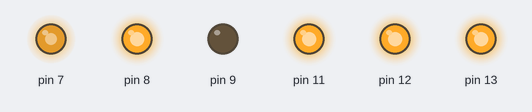
The sketch below on a simulated Arduino Mega 2560, built with avr-gcc and run on an emulated ATmega2560. Shown: output pins drawn as LEDs (lit = HIGH). What the sketch prints to the serial monitor is not drawn.

Above: at 0.1 s.
At 1.6 s:
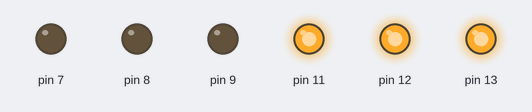
At 2.6 s:
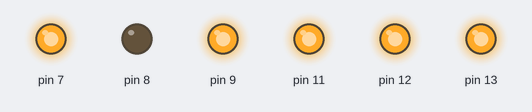
At 12.6 s:
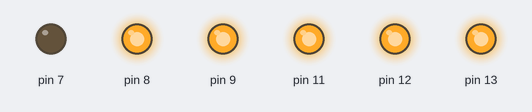
Timing chart, 0 to 14.1 s (numbered marks = the images above):
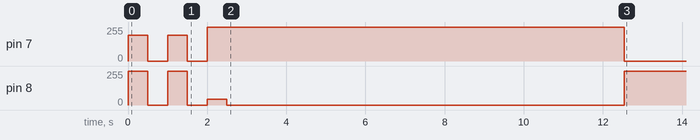

The sketch:

SerialTest.ino
```cpp
#include <Arduino.h>
#include <led.h>
#include <CommDirector.h>

CommDirector commDirector;
Led led = Led(11,12,13); //For command data
bool transmit = false;
int t = 0;
#define TIMEOUT 2000

void setup() {
  // put your setup code here, to run once:
  Serial.begin(38400);
  commDirector.initConfig(3,1,1,1);
  commDirector.reply.setDataPacket('A','A');
}

void loop(){
  if(!transmit){
    if(t <= TIMEOUT) t++;
    if( t == TIMEOUT) {
      commDirector.led.setLED(NO_COMM);
    }
  }else{
    t = 0;
    transmit = false;
  }
  delay(5);
}

void serialEvent() {
  //Check if data was recieved and store it
  if(commDirector.recieve()){
    //Since data was recieved reply with confirmation
    commDirector.transmit();
    delay(50);
    transmit = true;
    commDirector.led.setLED(WAIT);
    led.setLED(commDirector.command.command);
  }
}
//
// void loop() {
//
//     if(j < 200 && !transmit){
//       led.setLED(SEND);
//       delay(200);
//       Serial.print("Hello Pi!\n");
//       transmit = true;
//     }else{
//       led.setLED(WAIT);
//     }
//
//    if (Serial.available()) {
//        //Convert data recieved from char to number
//        i = Serial.read() - '0';
//        if(j >= 200) j = 0;
//
//        led.setLED(RECIEVE);
//        delay(200);
//        led.setLED(i);
//        delay(500);
//        transmit = false;
//    }else if(j >= 200){
//         led.setLED(NO_COMM);
//         delay(100);
//    }else {
//         j++;
//    }
//    delay(100);
// }
```

Measured:
- by itself, pin 7: 192/255 → 0/255 at 0.50 s, → 192/255 0.50 s later, → 0/255 0.50 s later, → 255/255 0.50 s later, … (5 changes in this stretch)
- by itself, pin 8: 255/255 → 0/255 at 0.50 s, → 255/255 0.50 s later, → 0/255 0.50 s later, → 45/255 0.50 s later, … (6 changes in this stretch)
